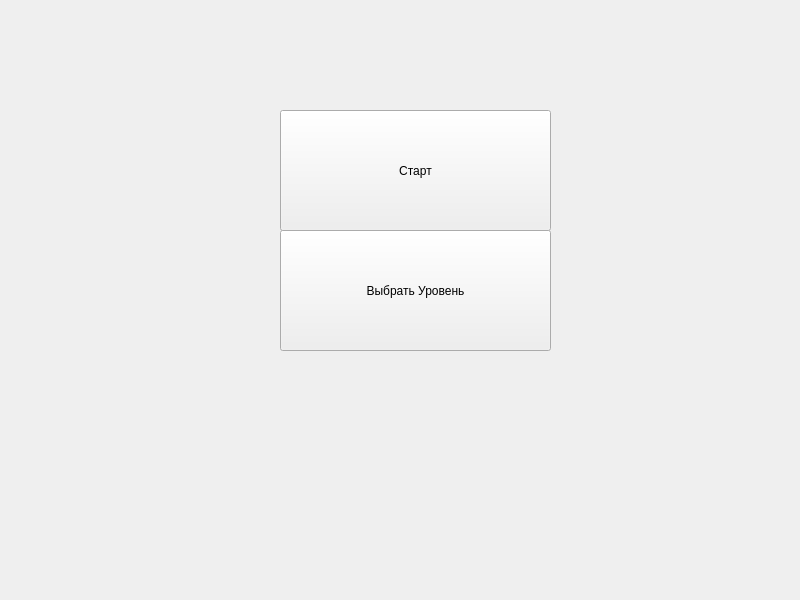
<?xml version="1.0" encoding="UTF-8"?>
<ui version="4.0">
 <class>Widget</class>
 <widget class="QWidget" name="Widget">
  <property name="geometry">
   <rect>
    <x>0</x>
    <y>0</y>
    <width>800</width>
    <height>600</height>
   </rect>
  </property>
  <property name="minimumSize">
   <size>
    <width>800</width>
    <height>600</height>
   </size>
  </property>
  <property name="maximumSize">
   <size>
    <width>800</width>
    <height>600</height>
   </size>
  </property>
  <property name="windowTitle">
   <string>Widget</string>
  </property>
  <widget class="QPushButton" name="button_start">
   <property name="geometry">
    <rect>
     <x>280</x>
     <y>110</y>
     <width>271</width>
     <height>121</height>
    </rect>
   </property>
   <property name="text">
    <string>Старт</string>
   </property>
  </widget>
  <widget class="QPushButton" name="button_level_choose">
   <property name="geometry">
    <rect>
     <x>280</x>
     <y>230</y>
     <width>271</width>
     <height>121</height>
    </rect>
   </property>
   <property name="text">
    <string>Выбрать Уровень</string>
   </property>
  </widget>
 </widget>
 <resources/>
 <connections/>
</ui>
